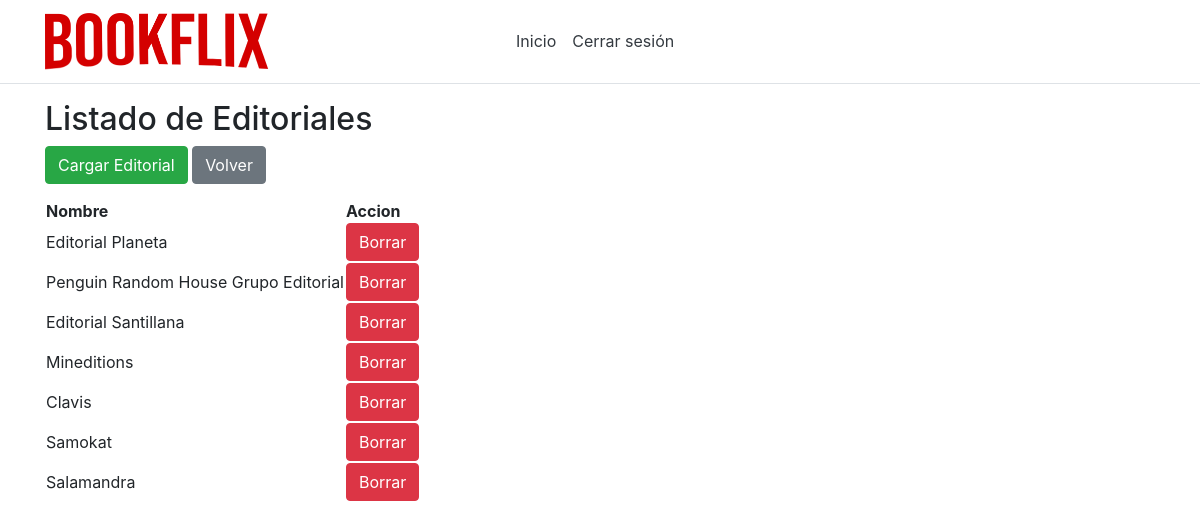
Page /listEditoriales/ (signed in) on the earlier database version.
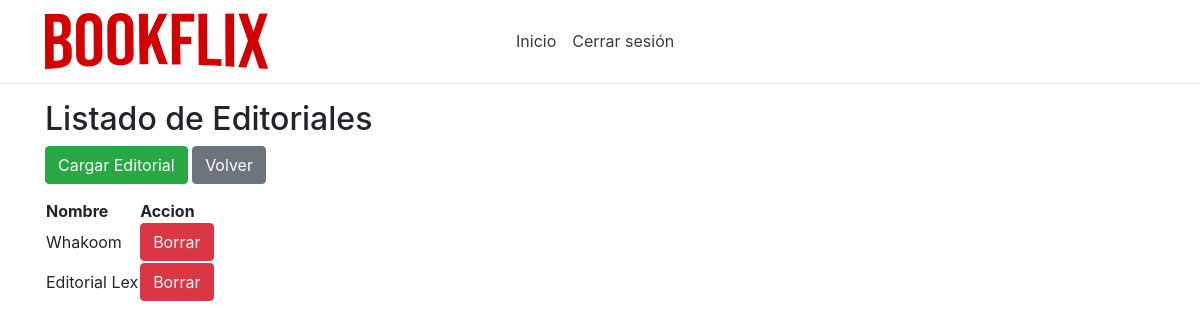
Same page on the later database version.
### app/models.py (models this page shows, shortened)
class Editorial(models.Model):
    id = models.AutoField(primary_key=True)
    nombre = models.CharField(max_length=50,unique=True)

### app/views.py (the view)
# urls.py: path('listEditoriales/', views.listEditoriales),
def listEditoriales(request):
    editoriales = Editorial.objects.all()
    return render(request, "admin/listOfEditoriales.html", {'editoriales': editoriales})

### app/models.py (called while the page is built)
    @property
    def is_active(self):
        return self.active

    @property
    def is_superuser(self):
        return self.superuser

### app/templates/admin/listOfEditoriales.html (shortened to what this page needs)
{% extends 'default/layout.html' %}
{% block admin %}
<h2>Listado de Editoriales</h2>
<div class="btn-group" role="group" aria-label="Basic example">
<form method="get" action="/createEditorial">
    <button class="btn btn-success" type="submit">Cargar Editorial</button>
  </form>
<form method="get" action="/inicio">
    <button class="btn btn-secondary" type="submit">Volver</button>
</form>
</div>
<table>
    <thead>
        <tr>
            <th>Nombre</th>
            <th>Accion</th>
        </tr>
    </thead>
    <tbody>
        {% for editorial in editoriales %}
        <tr>
            <td>{{ editorial.nombre }}</td>
            <td><a class="btn btn-danger" role="button" href="/deleteEditorial/{{ editorial.id }}"
          onClick="return confirm('¿Seguro que quieres borrar a {{editorial.nombre}}?');">
            Borrar</a></td>
        </tr>
        {% endfor %}
    </tbody>
</table>
{% endblock %}

Differences in the rows shown:
removed Editorial: nombre "Editorial Planeta"
removed Editorial: nombre "Penguin Random House Grupo Editorial"
removed Editorial: nombre "Editorial Santillana"
removed Editorial: nombre "Mineditions"
removed Editorial: nombre "Clavis"
removed Editorial: nombre "Samokat"
removed Editorial: nombre "Salamandra"
added Editorial: nombre "Whakoom"
added Editorial: nombre "Editorial Lex"
